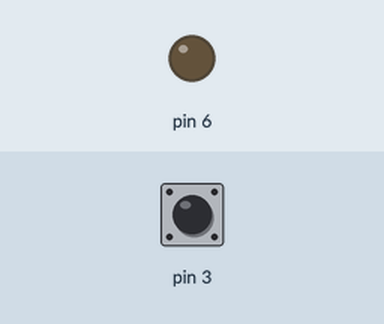
The sketch below on a simulated Arduino Uno, built with avr-gcc and run on an emulated ATmega328P. Parts: output pins drawn as LEDs (lit = HIGH). The inputs (shaded band) are chosen by the test bench; at power-on: pin 3 HIGH.

Above: at 1.2 s.
1.3 s: pin 3 pulled LOW for 0.15 s
At 1.9 s:
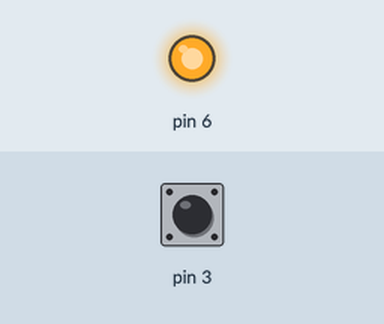
2.9 s: pin 3 pulled LOW for 1 s
At 4.3 s:
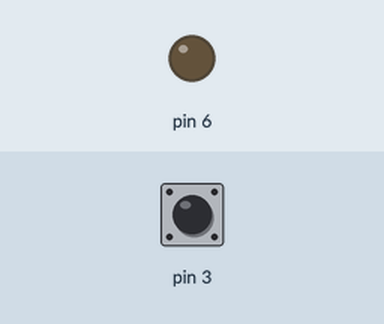
5.4 s: pin 3 pulled LOW for 3.2 s
At 6.2 s:
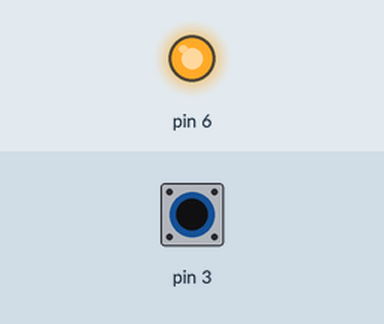
Timing chart, 0 to 8.4 s (numbered marks = the images above; inputs shaded):
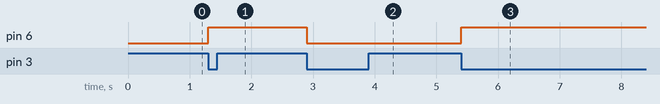

The sketch:

_016Rele.ino
```cpp
int encendi=0;
int anterior=0;
int enable=0;
void setup() {
  pinMode(3,INPUT_PULLUP);
  pinMode(6, OUTPUT);

}

void loop() {
  encendi=digitalRead(3);
  if(encendi==LOW&&anterior==HIGH)
  {
    enable=!enable;
    }
    if(enable==1)
    {
      digitalWrite(6,HIGH);
      }
      else
      {
        digitalWrite(6,LOW);
        }
        anterior=encendi;

}
```

Measured:
- after the input at 1.3 s, pin 6: LOW → HIGH at once
- after the input at 2.9 s, pin 6: HIGH → LOW at once
- after the input at 5.4 s, pin 6: LOW → HIGH at once
